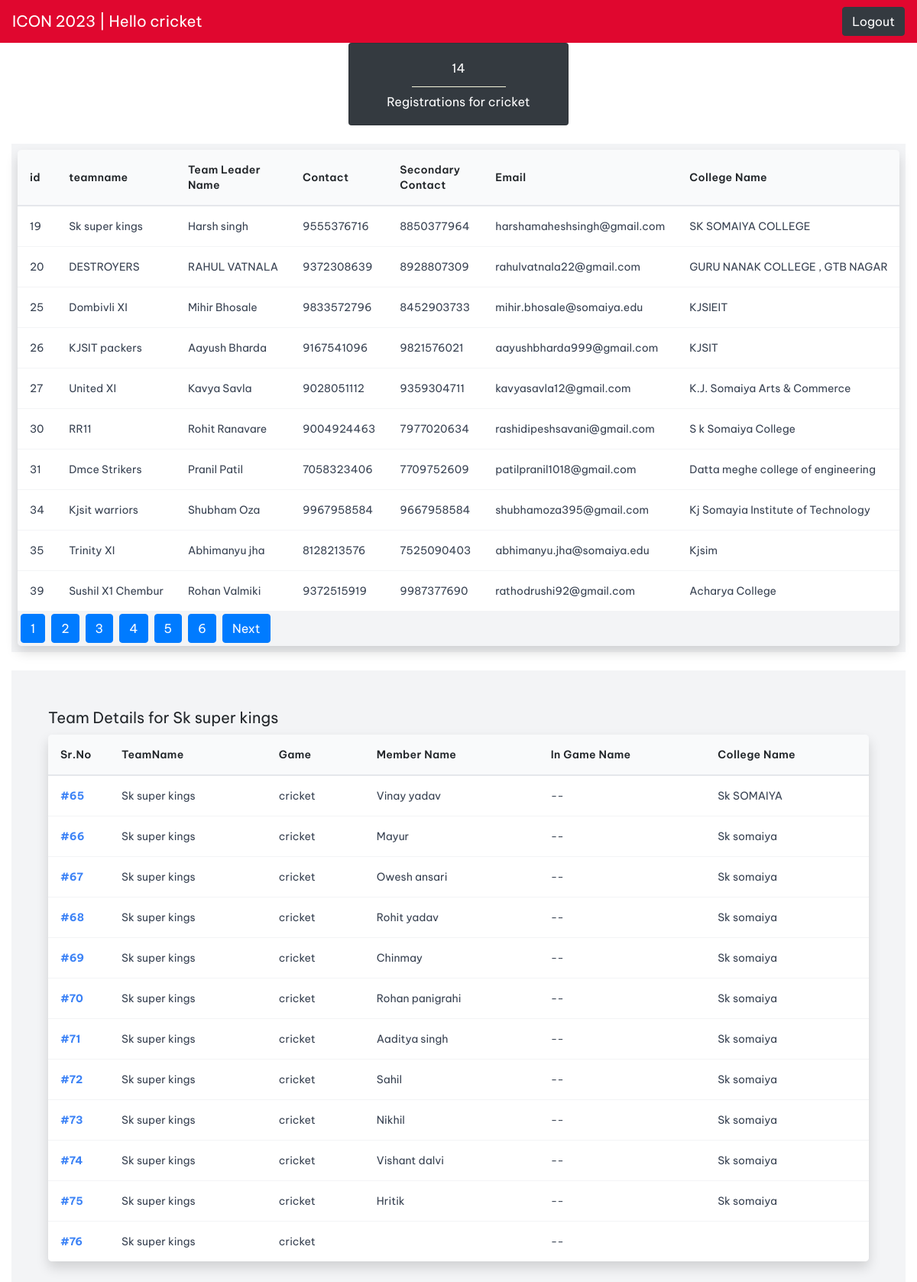
The app's page /admin/ec_page.php?team_name=Sk super kings &game=cricket (signed in) with its own data.
### tables this page shows
CREATE TABLE `team_details` (
  `teamdetail_id` int(10) NOT NULL,
  `teamname` varchar(255) NOT NULL,
  `teamleader_name` varchar(20) NOT NULL,
  `contact` varchar(11) NOT NULL,
  `secondarycontact` varchar(11) DEFAULT NULL,
  `email` varchar(30) DEFAULT NULL,
  `clg_name` varchar(40) NOT NULL,
  `clgproof` varchar(255) DEFAULT NULL,
  `game` varchar(30) DEFAULT NULL,
  `gallery_summary` varchar(1000) DEFAULT NULL
);

CREATE TABLE `team_member_details` (
  `tmdid` int(10) NOT NULL,
  `teamname` varchar(20) NOT NULL,
  `game` varchar(30) NOT NULL,
  `Member_Name` varchar(20) NOT NULL,
  `In_game_name` varchar(30) DEFAULT NULL,
  `clg_name` varchar(40) NOT NULL
);

### admin/ec_page.php (the view, shortened to what this page needs)
<?php
@include 'config.php';
if (isset($_SESSION['designation'])) {
    $designation = $_SESSION['designation'];
}
else
{
    header('location:logout.php');
}
?>
<!DOCTYPE html>
<html lang="en">
<head>
    <link rel="stylesheet" href="https://maxcdn.bootstrapcdn.com/bootstrap/4.5.2/css/bootstrap.min.css" />
</head>
<body>
    <nav class="navbar navbar-expand-lg navbar-dark" style="background-color:#e0072f">
        <a class=" navbar-brand" href="#">ICON 2023 | Hello <?php echo $_SESSION['username']; ?></a>
        <div class="collapse navbar-collapse w-100 justify-content-end" id="navbarNav">
            <div class="d-flex align-items-center">
                <ul>
                    <a href="logout.php" value="logout" class="btn btn-dark" id="logoutbtn">Logout</a>
                </ul>
            </div>
        </div>
    </nav>
    <div class="container-fluid">
                             <?php if ($designation == 'coding_decoding' || $designation ==  'web_design' || $designation ==  'ad_mad_show'
                             || $designation == 'break_the_query' || $designation ==  'table_tennis' || $designation ==   'big_chess'
                             || $designation == 'shutter_symphony' || $designation == 'virtual_trading')
                             {
                    ?>
                        <?php @include 'ec_solo.php'; ?>
                    <?php
                    } else {
                    ?>
                        <?php @include 'ec_team.php'; ?>
                    <?php
                    } ?>
                </div>
                <br>
                <div class="ec-team-details" id="main-team-details-div">
                    <?php
                    if (isset($_GET['team_name'])) {
                        $teamname = $_GET['team_name'];
                        $event = $_GET['game'];
                        $team_member = "SELECT * from team_member_details WHERE game='" . $event . "' AND teamname='" . $teamname . "'";
                        $result_member1 = mysqli_query($conn, $team_member);
                    ?>
                    <div class="p-5 h-screen bg-gray-100">
        <h1 class="text-xl mb-2">Team Details for <?php echo $teamname; ?></h1>
        <div class="overflow-auto rounded-lg shadow hidden md:block">
            <table class="w-full">
                <thead class="bg-gray-50 border-b-2 border-gray-200">
                    <tr>
                        <th class="w-20 p-3 text-sm font-semibold tracking-wide text-left">Sr.No</th>
                        <th class="p-3 text-sm font-semibold tracking-wide text-left">TeamName</th>
                        <th class="p-3 text-sm font-semibold tracking-wide text-left">Game</th>
                        <th class="p-3 text-sm font-semibold tracking-wide text-left">Member Name</th>
                        <th class="p-3 text-sm font-semibold tracking-wide text-left">In Game Name</th>
                        <th class="p-3 text-sm font-semibold tracking-wide text-left">College Name</th>
                    </tr>
                </thead>
                <tbody class="divide-y divide-gray-100">
                <?php
                    while ($resultteam = $result_member1->fetch_assoc()) {
                ?>
                    <tr class="bg-white">
                        <td class="p-3 text-sm text-gray-700 whitespace-nowrap">
                            <a href="#" class="font-bold text-blue-500 hover:underline">#<?php echo $resultteam['tmdid']; ?></a>
                        </td>
                        <td class="p-3 text-sm text-gray-700 whitespace-nowrap"><?php echo $resultteam['teamname']; ?></td>
                        <td class="p-3 text-sm text-gray-700 whitespace-nowrap"><?php echo $resultteam['game']; ?></td>
                        <td class="p-3 text-sm text-gray-700 whitespace-nowrap"><?php echo $resultteam['Member_Name']; ?></td>
                        <td class="p-3 text-sm text-gray-700 whitespace-nowrap"><?php echo $resultteam['In_game_name']; ?></td>
                        <td class="p-3 text-sm text-gray-700 whitespace-nowrap"><?php echo $resultteam['clg_name']; ?></td>
                    </tr>
                    <?php
                                }
                            }
                            ?>
                </tbody>
            </table>
        </div>
    </div>
                </div>
</body>
</html>

### admin/ec_team.php (shortened to what this page needs)
<?php
@include 'config.php';
?>
<!DOCTYPE html>
<html lang="en">
<head>
    <link rel="stylesheet" href="https://maxcdn.bootstrapcdn.com/bootstrap/4.5.2/css/bootstrap.min.css" />
    <link href="https://cdn.jsdelivr.net/npm/tailwindcss@2.2.16/dist/tailwind.min.css" rel="stylesheet">
</head>
<body>
<?php
$des1 = $_SESSION['designation'];
$query = mysqli_query($conn, "SELECT count(*) FROM team_details where game = '$des1'");
if ($query) {
    $row = mysqli_fetch_row($query);
    $count = $row[0];
} else {
    $count = 0;
}
?>
<div class="col d-flex justify-content-center mb-4">
    <div class="card h-100 bg-dark text-white" style="width: 18rem">
        <div class="card-body text-center">
            <p class="card-title"><?php echo $count; ?></p>
            <hr style="
                border-top: 1px solid beige;
                width: 50%;
                margin: 10px auto;
            " />
            <h5 class="card-text">Registrations for <?php echo $des1; ?></h5>
        </div>
    </div>
</div>
    <div class="bg-gray-100">
                <div class="row">
                    <div class="col-12">
                    <div class="p-2">
        <div class="overflow-auto rounded-lg shadow hidden md:block">
            <table class="w-full">
                <thead class="bg-gray-50 border-b-2 border-gray-200">
                    <tr>
                    <th class="w-20 p-3 text-sm font-semibold tracking-wide text-left">id</th>
        <th class="p-3 text-sm font-semibold tracking-wide text-left">teamname</th>
        <th class="p-3 text-sm font-semibold tracking-wide text-left">Team Leader Name</th>
        <th class="p-3 text-sm font-semibold tracking-wide text-left">Contact</th>
        <th class="p-3 text-sm font-semibold tracking-wide text-left">Secondary Contact</th>
        <th class="p-3 text-sm font-semibold tracking-wide text-left">Email</th>
        <th class="p-3 text-sm font-semibold tracking-wide text-left">College Name</th>
                    </tr>
                </thead>
                <tbody class="divide-y divide-gray-100">
                <?php
    if (!isset ($_GET['page']) ) {
        $page = 1;
    } else {
        $page = $_GET['page'];
    }
    $results_per_page = 10;
    $page_first_result = ($page-1) * $results_per_page;
    $query = "select * from team_details";
    $resulta = mysqli_query($conn, $query);
    $number_of_result = mysqli_num_rows($resulta);
    $number_of_page = ceil ($number_of_result / $results_per_page);
    $des = $_SESSION['designation'];
    $solo_det = "SELECT * FROM team_details WHERE game = '$des' LIMIT " . $page_first_result . ',' . $results_per_page;
     $resultsolo=mysqli_query($conn,$solo_det);
     while($row=$resultsolo->fetch_assoc())
     {
    ?>
    <tr class="bg-white">
                        <td class="p-3 text-sm text-gray-700 whitespace-nowrap"><?php echo $row['teamdetail_id'];?></td>
                        <td class="p-3 text-sm text-gray-700 whitespace-nowrap"><?php echo $row['teamname'];?></td>
                        <td class="p-3 text-sm text-gray-700 whitespace-nowrap"><?php echo $row['teamleader_name'];?></td>
                        <td class="p-3 text-sm text-gray-700 whitespace-nowrap"><?php echo $row['contact'];?></td>
                        <td class="p-3 text-sm text-gray-700 whitespace-nowrap"><?php echo $row['secondarycontact'];?></td>
                        <td class="p-3 text-sm text-gray-700 whitespace-nowrap"><?php echo $row['email'];?></td>
                        <td class="p-3 text-sm text-gray-700 whitespace-nowrap"><?php echo $row['clg_name'];?></td>
                    </tr>
    <?php
    }
    ?>
                </tbody>
            </table>
            <?php
                for($i=1;$i<$number_of_page;$i++)
                {
                echo'<a class="btn btn-primary m-1" href="ec_page.php?page='.$i.'">'.$i.'</a>';
                }
                if($_GET["page"]<$number_of_page)
                {
                echo'<a class="btn btn-primary m-1" href="ec_page.php?page='.($_GET["page"]+1).'">Next</a>';
                }
            ?>
        </div>
                    </div>
                </div>
            </div>
</body>
</html>

### admin/ec_page.php (style rules this page uses)
body, header, footer { font-family: "Be Vietnam Pro", sans-serif; }
table { padding: 0.5rem !important; }

### admin/ec_team.php (style rules this page uses)
body, header, footer { font-family: "Be Vietnam Pro", sans-serif; }

### records on screen
team_details: teamdetail_id "19", teamname "Sk super kings", teamleader_name "Harsh singh", contact "9555376716", secondarycontact "8850377964", email "harshamaheshsingh@gmail.com", clg_name "SK SOMAIYA COLLEGE"
team_details: teamdetail_id "20", teamname "DESTROYERS", teamleader_name "RAHUL VATNALA", contact "9372308639", secondarycontact "8928807309", email "rahulvatnala22@gmail.com", clg_name "GURU NANAK COLLEGE , GTB NAGAR"
team_details: teamdetail_id "25", teamname "Dombivli XI", teamleader_name "Mihir Bhosale", contact "9833572796", secondarycontact "8452903733", email "mihir.bhosale@somaiya.edu", clg_name "KJSIEIT"
team_details: teamdetail_id "26", teamname "KJSIT packers", teamleader_name "Aayush Bharda", contact "9167541096", secondarycontact "9821576021", email "aayushbharda999@gmail.com", clg_name "KJSIT"
team_details: teamdetail_id "27", teamname "United XI", teamleader_name "Kavya Savla", contact "9028051112", secondarycontact "9359304711", email "kavyasavla12@gmail.com", clg_name "K.J. Somaiya Arts & Commerce"
team_details: teamdetail_id "30", teamname "RR11", teamleader_name "Rohit Ranavare", contact "9004924463", secondarycontact "7977020634", email "rashidipeshsavani@gmail.com", clg_name "S k Somaiya College"
team_details: teamdetail_id "31", teamname "Dmce Strikers", teamleader_name "Pranil Patil", contact "7058323406", secondarycontact "7709752609", email "patilpranil1018@gmail.com", clg_name "Datta meghe college of engineering"
team_details: teamdetail_id "34", teamname "Kjsit warriors", teamleader_name "Shubham Oza", contact "9967958584", secondarycontact "9667958584", email "shubhamoza395@gmail.com", clg_name "Kj Somayia Institute of Technology"
team_details: teamdetail_id "35", teamname "Trinity XI", teamleader_name "Abhimanyu jha", contact "8128213576", secondarycontact "7525090403", email "abhimanyu.jha@somaiya.edu", clg_name "Kjsim"
team_details: teamdetail_id "39", teamname "Sushil X1 Chembur", teamleader_name "Rohan Valmiki", contact "9372515919", secondarycontact "9987377690", email "rathodrushi92@gmail.com", clg_name "Acharya College"
team_member_details: tmdid "65", teamname "Sk super kings", game "cricket", Member_Name "Vinay yadav", In_game_name "--", clg_name "Sk SOMAIYA"
team_member_details: tmdid "66", teamname "Sk super kings", game "cricket", Member_Name "Mayur", In_game_name "--", clg_name "Sk somaiya"
team_member_details: tmdid "67", teamname "Sk super kings", game "cricket", Member_Name "Owesh ansari", In_game_name "--", clg_name "Sk somaiya"
team_member_details: tmdid "68", teamname "Sk super kings", game "cricket", Member_Name "Rohit yadav", In_game_name "--", clg_name "Sk somaiya"
team_member_details: tmdid "69", teamname "Sk super kings", game "cricket", Member_Name "Chinmay", In_game_name "--", clg_name "Sk somaiya"
team_member_details: tmdid "70", teamname "Sk super kings", game "cricket", Member_Name "Rohan panigrahi", In_game_name "--", clg_name "Sk somaiya"
team_member_details: tmdid "71", teamname "Sk super kings", game "cricket", Member_Name "Aaditya singh", In_game_name "--", clg_name "Sk somaiya"
team_member_details: tmdid "72", teamname "Sk super kings", game "cricket", Member_Name "Sahil", In_game_name "--", clg_name "Sk somaiya"
team_member_details: tmdid "73", teamname "Sk super kings", game "cricket", Member_Name "Nikhil", In_game_name "--", clg_name "Sk somaiya"
team_member_details: tmdid "74", teamname "Sk super kings", game "cricket", Member_Name "Vishant dalvi", In_game_name "--", clg_name "Sk somaiya"
team_member_details: tmdid "75", teamname "Sk super kings", game "cricket", Member_Name "Hritik", In_game_name "--", clg_name "Sk somaiya"
team_member_details: tmdid "76", teamname "Sk super kings", game "cricket", In_game_name "--"

### other values on screen
$_SESSION['username'] "cricket"
$count "14"
$des1 "cricket"
$teamname "Sk super kings"
